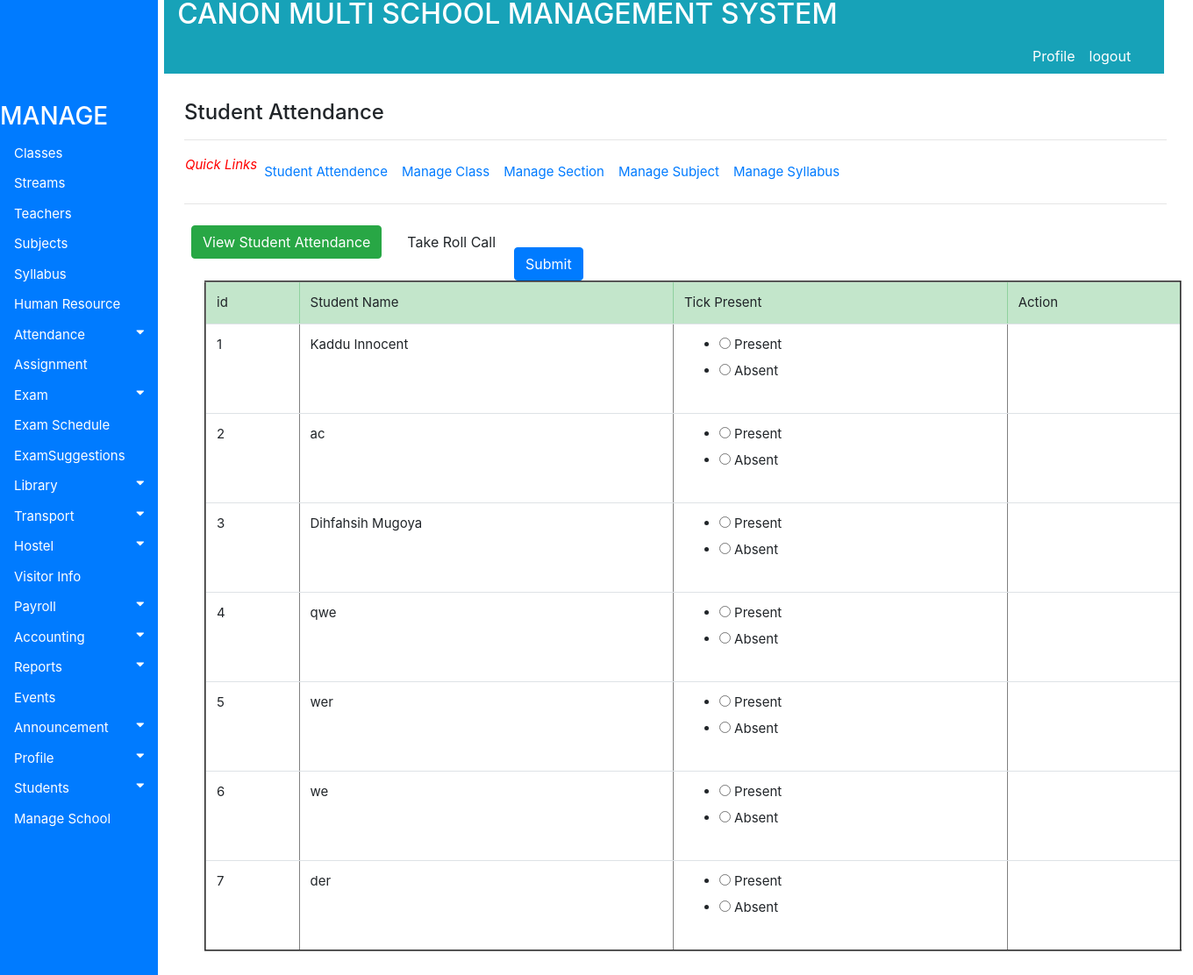
Screenshot of /accounts/studentattendance with the database file from the repository.
### accounts/models.py (models this page shows, shortened)
class DataStudent(models.Model):
    attendance = (("1",'Present'), ("0",'Absent'))
    sex = (('female','female'), ('male','male'))
    reli = (('moslem','moslem'), ('Christian','Christian'),('Others','Others'))
    relation = (('Brother','Brother'), ('Sister','Sister'),('Mother','Mother'),
    ('Father','Father'), ('Uncle','Uncle'),('Auntie','Auntie'))
    school = models.ForeignKey(School, on_delete=models.PROTECT, blank=True, null=True)
    religion = models.CharField(max_length=130, choices=reli, blank=False)
    Student_Attendance=models.CharField(max_length=8, choices=attendance,null=True,default="none")
    name = models.CharField(max_length=100)
    username = models.CharField(max_length=100)
    gender = models.CharField(max_length=130, choices=sex, blank=False)
    Class = models.ForeignKey(Classinformation, on_delete=models.PROTECT, blank=True, null=True)
    stream = models.ForeignKey(Sectioninformation, on_delete=models.PROTECT, blank=True, null=True)
    admission_no = models.CharField(max_length=130, default="nypefjhjhd")
    admission_date = models.CharField(max_length=100, default="nyfjhjpd")
    Birth_Date= models.CharField(max_length=100, default="nyfjhjpd")
    Guardian = models.CharField(max_length=130, default="text")
    GuardianRelationshipToStudent = models.CharField(max_length=130, choices=relation, default="text",blank=False)
    phone = models.CharField(max_length=150, default="Use NIN")
    NationaId = models.CharField(max_length=150, default="Use NIN")
    PresentAddress = models.CharField(max_length=100, default="current area")
    PermanentAddress = models.CharField(max_length=100, default="home")
    previous_class = models.CharField(max_length=100, default="home")
    previous_school = models.CharField(max_length=100, default="home")
    FatherName = models.CharField(max_length=100, default="text")
    FatherPhone =  models.CharField(max_length=100, default="text")
    FatherProfession =  models.CharField(max_length=100, default="text")
    FatherDesignation = models.CharField(max_length=100, default="text")
    MotherName = models.CharField(max_length=100, default="text")
    MotherPhone =  models.CharField(max_length=100, default="text")
    MotherProfession =  models.CharField(max_length=100, default="text")
    MotherDesignation = models.CharField(max_length=100, default="text")
    email = models.CharField(max_length=100, default="text")
    health_condition = models.CharField(max_length=100, default="text")
    password = models.CharField(max_length=100, default="text")
    Transfer_Certificate = models.ImageField(upload_to="gallery", default="text")
    Father_Photo = models.ImageField(upload_to="gallery", default="text")
    Student_Photo = models.ImageField(upload_to="gallery", default="text")
    Mother_Photo = models.ImageField(upload_to="gallery", default="text")

### accounts/views.py (the view)
# urls.py: url(r'^studentattendance/(?P<pk>\d+)', views.studentattendance, name="studentattendance"),
def studentattendance(request):
    all_info = DataStudent.objects.all()
    if request.method == "POST":
        form =  AddStudentForm(request.POST)
        if form.is_valid():
            form.save()
            return redirect('studentattendance')
    else:
        form =  AddStudentForm()
        context={'all_info' :all_info,
                   'form':form}
        return render(request, 'accounts/Attendance/studentattendance.html', context)

### accounts/forms.py
class AddStudentForm(forms.ModelForm):
    class Meta:
        model = DataStudent
        fields = ('school', 'name', 'username','gender', 'religion','Class','stream', 'admission_no',
                  'admission_date','Guardian','GuardianRelationshipToStudent',
                  'NationaId','phone','PresentAddress','PermanentAddress',
                  'previous_school','previous_class',
                  'FatherName','FatherPhone','FatherProfession','FatherDesignation',
                  'MotherName','MotherPhone','MotherProfession','MotherDesignation',
                  'email','password','health_condition','Transfer_Certificate',
                  'Father_Photo','Student_Photo','Mother_Photo','Birth_Date','Student_Attendance')
        widgets = {'Student_Attendance': forms.RadioSelect}

### accounts/templates/accounts/Attendance/studentattendance.html (shortened to what this page needs)
{% extends 'base.html' %}
{% block body %}
<div class="container" style="margin-left: 200px;font-size: 20px; padding: 0px 10px;">
  <br><h4>Student Attendance</h4>
  <hr style=" margin-top: 1rem;margin-bottom: 1rem;border: 0; border-top: 1px solid rgba(0, 0, 0, 0.1);"/>
  <nav class="nav navbar-expand" style="font-size:15px; padding: 1px 1px 1px 1px">
    <i style="font-size: 15px; color:red;">Quick Links</i>
    <ul class="navbar-nav mr-auto">
      <li class="nav-item">
        <a class="nav-link" href="{% url 'studentattendance'%}">Student Attendence</a>
      </li>
      <li class="nav-item">
        <a class="nav-link" href="{% url 'viewclassinformation'%}">Manage Class</a>
      </li>
      <li class="nav-item">
        <a class="nav-link" href="{% url 'viewsectioninformation'%}">Manage Section</a>
      </li>
      <li class="nav-item">
        <a class="nav-link" href="{% url 'viewsubjects'%}">Manage Subject</a>
      </li>
      <li class="nav-item">
        <a class="nav-link" href="{% url 'viewsyllabus'%}">Manage Syllabus</a>
      </li>
    </ul>
  </nav>
 <hr style=" margin-top: 1rem;margin-bottom: 1rem;border: 0; border-top: 1px solid rgba(0, 0, 0, 0.1);"/>
  <nav class="nav navbar-expand" style="float:left">
    <ul class="navbar-nav mr-auto">
      <li class="nav-item">
        <a class="nav-link" href="#"><button class="btn btn-success">View Student Attendance</button></a>
      </li>
      <li class="nav-item">
        <a class="nav-link" href="#"><button class="btn btn-default">Take Roll Call</button></a>
      </li>
    </ul>
  </nav>
<br>
<div class="container" style="margin-left:20px; font-size:15px; padding:3px">
<table class="table table-hover" border="2">
  {% load crispy_forms_tags %}
  <form method="post" enctype="multipart/form-data">
   <thead class="table-success">
    <tr>
         <td>id</td>
         <td>Student Name</td>
         <td>Tick Present</td>
         <td>Action</td>
     </tr>
   </thead>
   <tbody>
     {% if all_info %}
     {% for item in all_info %}
     <tr>
       <td>{{ item.id}}</td>
       <td>{{ item.name}}</td>
       <td>{{ form.Student_Attendance}}</td>
       <td>
        </td>
        {% endfor %}
     </tr>
     {% endif %}
   </tbody>
   <button type="submit" class="btn btn-primary" name="button">Submit</button>
   </form>
</table>
</div>
</div>
{% endblock %}

### accounts/templates/base.html (shortened to what this page needs)
<!DOCTYPE html>
<html lang="en">
<head>
<link href="https://cdn.bootcss.com/bootstrap-datetimepicker/4.17.44/css/bootstrap-datetimepicker.min.css" rel="stylesheet">
<link rel="stylesheet"href="https://stackpath.bootstrapcdn.com/bootstrap/4.3.1/css/bootstrap.min.css"integrity="sha384-ggOyR0iXCbMQv3Xipma34MD+dH/1fQ784/j6cY/iJTQUOhcWr7x9JvoRxT2MZw1T">
<link rel="stylesheet" href="https://cdnjs.cloudflare.com/ajax/libs/font-awesome/4.7.0/css/font-awesome.min.css">
          {% load static %}
<link type="text/css" rel="stylesheet" href="{% static 'css/style.css'%}">
<link type="text/css" rel="stylesheet" href="{% static 'css/awesome-fonts.css'%}">
</head>
<body><br>
  <diV class="container-fluid">
  <div class="col-lg-12" style="margin-left:5.8%; margin-top:-2%">
  <nav class="container nav navbar-expand navbar-dark bg-info" >
    <div class="col-lg-12" style="color:white; font-size:160%">
      <h2>CANON MULTI SCHOOL MANAGEMENT SYSTEM</h2>
      <div class="collapse navbar-collapse" id="navbarExample02" style="float:right">
        <ul class="navbar-nav mr-auto" >
             <li class="nav-item">
            <a style="color:white" class="nav-link" href="{% url 'viewprofile'  %}">Profile</a>
            </li>
            <li class="nav-item">
           <a style="color:white" class="nav-link" href="{% url 'logout'  %}">logout</a>
           </li>
        </ul>
      </div>
    </div>
</nav>
</div>
<div class="row">
<div class="sidenav scrollbar scrollbar-primary">
  <br><br><br><br>
  <h3 style=" color: white">MANAGE</h3>
    <a href="{% url 'viewclassinformation'  %}">Classes</a>
    <a href="{% url 'viewsectioninformation'  %}">Streams</a>
    <a href="{% url 'viewteachers'  %}">Teachers</a>
    <a href="{% url 'viewsubjects'  %}">Subjects</a>
    <a href="{% url 'viewsyllabus'  %}">Syllabus</a>
   <a href="{% url 'viewhumanresource'  %}">Human Resource</a>
<button class="dropdown-btn">Attendance
<i class="fa fa-caret-down"></i>
</button>
<a href="{% url 'viewassignment'  %}">Assignment</a>
<button class="dropdown-btn">Exam
<i class="fa fa-caret-down"></i>
</button>
<a href="{% url 'viewexamschedule'%}">Exam Schedule</a>
<a href="{% url 'viewexamsuggestion'%}">ExamSuggestions</a>
<button class="dropdown-btn">Library
<i class="fa fa-caret-down"></i>
</button>
<button class="dropdown-btn">Transport
<i class="fa fa-caret-down"></i>
</button>
<button class="dropdown-btn">Hostel
<i class="fa fa-caret-down"></i>
</button>
<a href="{% url 'viewvisitor'%}">Visitor Info</a>
<button class="dropdown-btn">Payroll
<i class="fa fa-caret-down"></i>
</button>
<button class="dropdown-btn">Accounting
<i class="fa fa-caret-down"></i>
</button>
<button class="dropdown-btn">Reports
<i class="fa fa-caret-down"></i>
</button>
<a href="{% url 'viewevents'  %}">Events</a>
<button class="dropdown-btn">Announcement
<i class="fa fa-caret-down"></i>
</button>
<button class="dropdown-btn">Profile
<i class="fa fa-caret-down"></i>
</button>
<button class="dropdown-btn">Students
<i class="fa fa-caret-down"></i>
</button>
<a href="{% url 'viewschools'  %}">Manage School</a>
</div>
</div>
</div>
{% block body %}
{% endblock %}
</body>
</html>

### accounts/static/css/style.css (style rules this page uses)
.container { margin-left: 200px;font-size: 10px; padding: 0px 10px; }
body { font-family: "Lato", sans-serif; }
.scrollbar { float: left; height: 300px; width: 65px; background: #fff; overflow-y: scroll; margin-bottom: 25px; }
.sidenav { height: 200%; width: 180px; z-index: 1; position:absolute; top: 0; left: 0; margin-top: 0%; background-color: #007bff; padding-top: 20px; overflow: auto; }
.sidenav a, .dropdown-btn { padding: 6px 8px 6px 16px; text-decoration: none; font-size: 15px; color: white; display: block; border: none; background: none; width: 100%; text-align: left; cursor: pointer; outline: none; }
.fa-caret-down { float: right; padding-right: 8px; }

### rows the page displays
DataStudent: id "1", name "Kaddu Innocent"
DataStudent: id "2", name "ac"
DataStudent: id "3", name "Dihfahsih Mugoya"
DataStudent: id "4", name "qwe"
DataStudent: id "5", name "wer"
DataStudent: id "6", name "we"
DataStudent: id "7", name "der"
